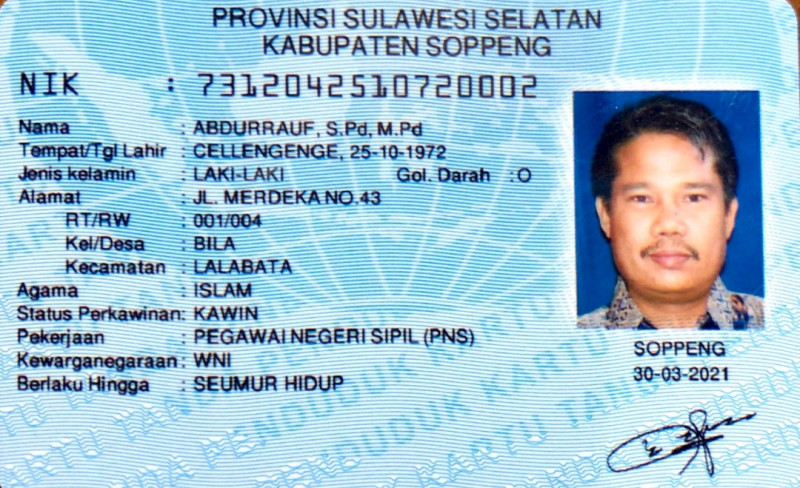
#> input picture KTP.jpeg, 800 x 488 px, found by its file name
$ jupyter execute --allow-errors Modul9.ipynb
#> lines starting #> are read from the running program, lines starting #| are printed output that depends on the picture; after the words box and inside, x2 and y2 are one past the last pixel; in counts of white or black regions, pixels touching at a corner belong together
<a href="https://colab.research.google.com/github/abiyasa05/PCVK_Ganjil_2023/blob/main/Modul9.ipynb" target="_parent"></a>

[cell 1]
from google.colab import drive
drive.mount('/content/drive')

[cell 2]
import cv2
import numpy as np
from matplotlib import pyplot as plt

[cell 3]
#Dilasi tanpa library

def dilasi_citra(F,w):
  #size image
  p,q= F.shape

  imgD= np.zeros((p,q), dtype=np.uint8)

  #Generate structure element dilasi (SED)
  SED= np.ones((w,w), dtype=np.uint8)
  constant1= (w-1)//2

  #Proses Dilasi
  for i in range(constant1, p-constant1):
    for j in range(constant1,q-constant1):
      temp= F[i-constant1:i+constant1+1, j-constant1:j+constant1+1]
      product= temp*SED
      imgD[i,j]= np.max(product)
  return imgD

img_d= cv2.imread('/content/drive/MyDrive/PCVK/Images/plat nomer.jpg',0)
ret, thresh = cv2.threshold(img_d, 175, 225, cv2.THRESH_BINARY)
w=5
#> (the rest of this cell did not finish here and is left out)

[cell 4]
#Erosi Tanpa Library

def erosi_citra(F,k):
  #size image
  m,n= F.shape

  #Generate structure element erosi (SE)
  SE= np.ones((k,k), dtype=np.uint8)
  constant= (k-1)//2

  imgE= np.zeros((m,n), dtype=np.uint8)

  #Proses Erosi
  for i in range(constant, m-constant):
    for j in range(constant,n-constant):
      temp= F[i-constant:i+constant+1, j-constant:j+constant+1]
      product= temp*SE
      imgE[i,j]= np.min(product)

  return imgE

img_e= cv2.imread('/content/drive/MyDrive/PCVK/Images/plat nomer.jpg',0) #
ret1, thresh1 = cv2.threshold(img_e, 175, 225, cv2.THRESH_BINARY)
k=5
#> (the rest of this cell did not finish here and is left out)

[cell 5]
img = cv2.imread('/content/drive/MyDrive/PCVK/Images/plat nomer.jpg')
#img = cv2.imread('morp.jpg',0)
ret, thresh = cv2.threshold(img, 127, 225, cv2.THRESH_BINARY)
kernel = np.ones((3,3),np.uint16)
#> (the rest of this cell did not finish here and is left out)

[cell 6]
#EROSI LIBRARY
img = cv2.imread('/content/drive/MyDrive/PCVK/Images/plat nomer.jpg')

kernel = np.ones((5,5),np.uint8)
#> (the rest of this cell did not finish here and is left out)

[cell 7]
img_o= cv2.imread('/content/drive/MyDrive/PCVK/Images/plat nomer.jpg',0) #
reto, thresho = cv2.threshold(img_o, 127, 225, cv2.THRESH_BINARY)
k=7
#> (the rest of this cell did not finish here and is left out)


plt.subplot(131),plt.imshow(img_o,cmap = 'gray')
plt.title('Citra Awal'), plt.xticks([]), plt.yticks([])
plt.subplot(132),plt.imshow(imgO,cmap = 'gray')
plt.title('Citra Hasil Opening'), plt.xticks([]), plt.yticks([])
plt.show()

[cell 8]
img_c= cv2.imread('/content/drive/MyDrive/PCVK/Images/plat nomer.jpg',0) #
retc, threshc = cv2.threshold(img_c, 127, 225, cv2.THRESH_BINARY)
k=7
#> (the rest of this cell did not finish here and is left out)

#> call 2 of dilasi_citra, with w = 7

plt.subplot(131),plt.imshow(img_c,cmap = 'gray')
plt.title('Citra Awal'), plt.xticks([]), plt.yticks([])
plt.subplot(132),plt.imshow(imgC,cmap = 'gray')
plt.title('Citra Hasil Closing'), plt.xticks([]), plt.yticks([])
plt.show()

[cell 9]
img = cv2.imread('/content/drive/MyDrive/PCVK/Images/plat nomer.jpg',0)
ret, thresh = cv2.threshold(img, 127, 225, cv2.THRESH_BINARY)
kernel = np.ones((3,3),np.uint8)
#> (the rest of this cell did not finish here and is left out)

[cell 10]
#Closing Library

img = cv2.imread('/content/drive/MyDrive/PCVK/Images/plat nomer.jpg',0)
ret, thresh = cv2.threshold(img, 127, 225, cv2.THRESH_BINARY)
kernel = np.ones((3,3),np.uint8)
#> (the rest of this cell did not finish here and is left out)

[cell 11]
#Dilasi Cross SED

def dilasi_citra(F,w):
  #size image
  p,q= F.shape

  imgD= np.zeros((p,q), dtype=np.uint8)

  #Generate structure element dilasi (SED)
  # SED= np.ones((w,w), dtype=np.uint8)
  SED = np.array([[0, 1, 0],
                [1, 1, 1],
                [0, 1, 0]], dtype = np.uint8)
  constant1= (w-1)//2

  #Proses Dilasi
  for i in range(constant1, p-constant1):
    for j in range(constant1,q-constant1):
      temp= F[i-constant1:i+constant1+1, j-constant1:j+constant1+1]
      product= temp*SED
      imgD[i,j]= np.max(product)
  return imgD
print('SED = Cross 3')
img_d= cv2.imread('/content/drive/MyDrive/PCVK/Images/plat nomer.jpg',0)
ret, thresh = cv2.threshold(img_d, 127, 225, cv2.THRESH_BINARY)
w=3
#> (the rest of this cell did not finish here and is left out)

[cell 12]
#Erosi Cross SE

def erosi_citra(F,p,l):
  #size image
  m,n= F.shape

  #Generate structure element erosi (SE)
  SE = cv2.getStructuringElement(cv2.MORPH_RECT,(p,l)) #SE persegi panjang
  constant1= (l-1)//2
  constant2= (p-1)//2
  # print(SE)
  imgE= np.zeros((m,n), dtype=np.uint8)

  #Proses Erosi
  for i in range(constant1, m-constant1):
    for j in range(constant2,n-constant2):
      temp= F[i-constant1:i+constant1+1, j-constant2:j+constant2+1]
      product= temp*SE
      imgE[i,j]= np.min(product)

  return imgE
print('SE = Rectangle 3x5')
img_e= cv2.imread('/content/drive/MyDrive/PCVK/Images/plat nomer.jpg',0) #
ret1, thresh1 = cv2.threshold(img_e, 127, 225, cv2.THRESH_BINARY)
p=5
l=3
#> (the rest of this cell did not finish here and is left out)

[cell 13]
#Dilasi Circular SED

def dilasi_citra(F,w):
  #size image
  p,q= F.shape

  imgD= np.zeros((p,q), dtype=np.uint8)

  #Generate structure element dilasi (SED)
  SED= cv2.getStructuringElement(cv2.MORPH_ELLIPSE,(w,w))
  constant1= (w-1)//2

  #Proses Dilasi
  for i in range(constant1, p-constant1):
    for j in range(constant1,q-constant1):
      temp= F[i-constant1:i+constant1+1, j-constant1:j+constant1+1]
      product= temp*SED
      imgD[i,j]= np.max(product)
  return imgD
print('SED = Circle 3')
img_d= cv2.imread('/content/drive/MyDrive/PCVK/Images/plat nomer.jpg',0)
ret, thresh = cv2.threshold(img_d, 127, 225, cv2.THRESH_BINARY)
w=3
#> (the rest of this cell did not finish here and is left out)

[cell 14]
#Dilasi Circular SED

def dilasi_citra(F,w):
  #size image
  p,q= F.shape

  imgD= np.zeros((p,q), dtype=np.uint8)

  #Generate structure element dilasi (SED)
  SED= cv2.getStructuringElement(cv2.MORPH_ELLIPSE,(w,w))
  constant1= (w-1)//2

  #Proses Dilasi
  for i in range(constant1, p-constant1):
    for j in range(constant1,q-constant1):
      temp= F[i-constant1:i+constant1+1, j-constant1:j+constant1+1]
      product= temp*SED
      imgD[i,j]= np.max(product)
  return imgD
print('SED = Circle 3')
img_d= cv2.imread('/content/drive/MyDrive/PCVK/Images/KTP.jpeg',0)
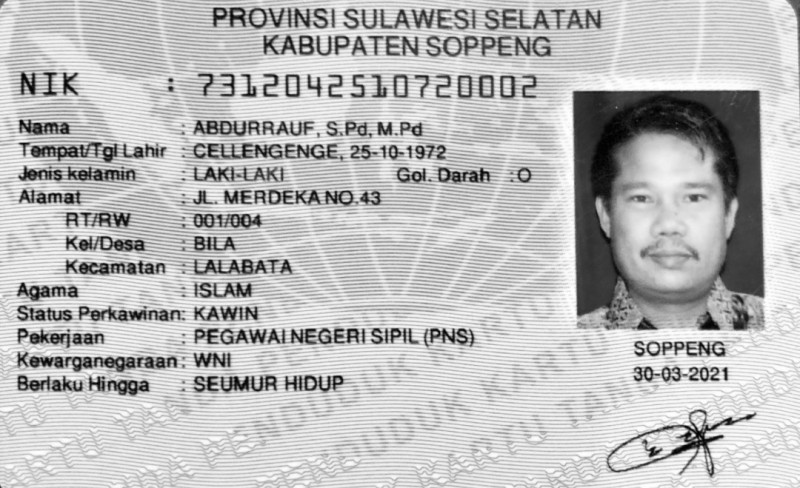
#> img_d: shape (488, 800); min 0, max 255, mean 186.8
ret, thresh = cv2.threshold(img_d, 127, 225, cv2.THRESH_BINARY)
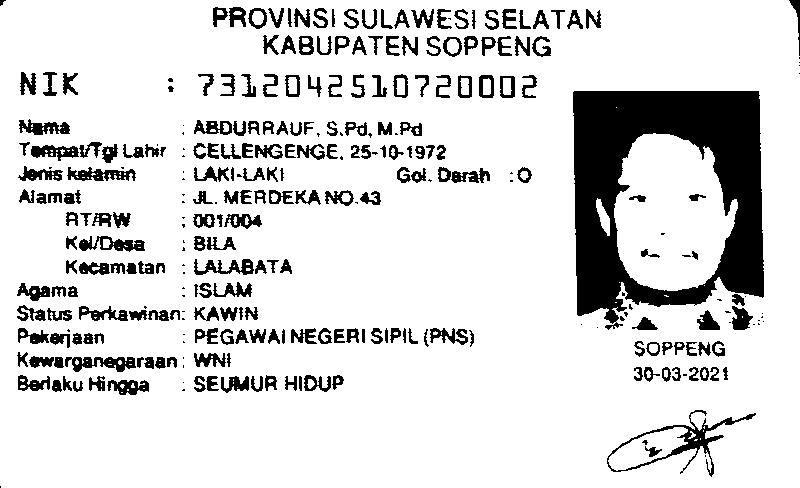
#> thresh: shape (488, 800); values 0 (black) and 225 (white), 85.2% white; 302 black regions (69 under 20 px), largest, box (x1, y1, x2, y2) and area: (573, 91, 764, 330) 24495, (607, 410, 756, 477) 1320, (65, 357, 136, 372) 609
w=1
imgD = dilasi_citra(thresh,w)

plt.subplot(131),plt.imshow(img_d,cmap = 'gray')
plt.title('Citra Awal'), plt.xticks([]), plt.yticks([])
plt.subplot(132),plt.imshow(imgD,cmap = 'gray')
plt.title('Citra Hasil Dilasi'), plt.xticks([]), plt.yticks([])
plt.show()
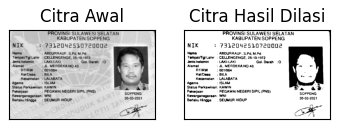
#> figure drawn by matplotlib, 2 panels

print('SED = Circle 5')
img_d= cv2.imread('/content/drive/MyDrive/PCVK/Images/KTP.jpeg',0)
ret, thresh = cv2.threshold(img_d, 127, 225, cv2.THRESH_BINARY)
w=5
imgD = dilasi_citra(thresh,w)
#> call 2 of dilasi_citra, with w = 5
#> after the loop in dilasi_citra (call 2), `for i in range(constant1, p-constant1):`:
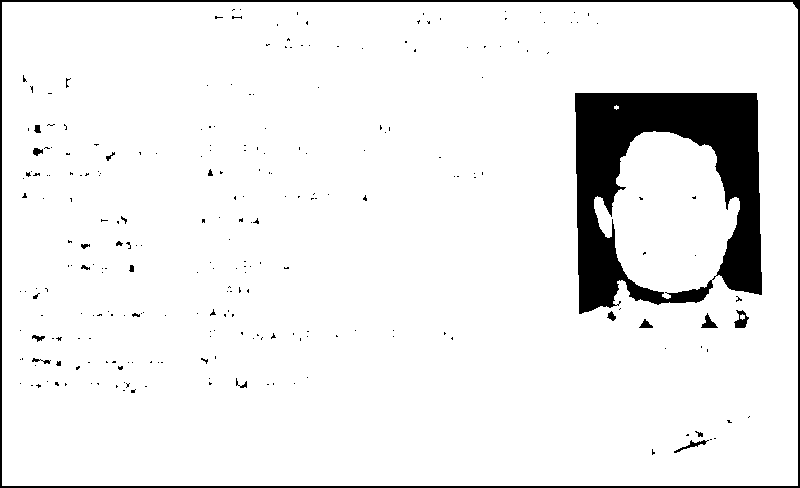
#> imgD: shape (488, 800); values 0 (black) and 225 (white), 92.8% white; 254 black regions (233 under 20 px), largest, box (x1, y1, x2, y2) and area: (575, 93, 762, 314) 21066, (0, 0, 800, 488) 5159, (734, 310, 749, 328) 145

plt.subplot(131),plt.imshow(img_d,cmap = 'gray')
plt.title('Citra Awal'), plt.xticks([]), plt.yticks([])
plt.subplot(132),plt.imshow(imgD,cmap = 'gray')
plt.title('Citra Hasil Dilasi'), plt.xticks([]), plt.yticks([])
plt.show()
